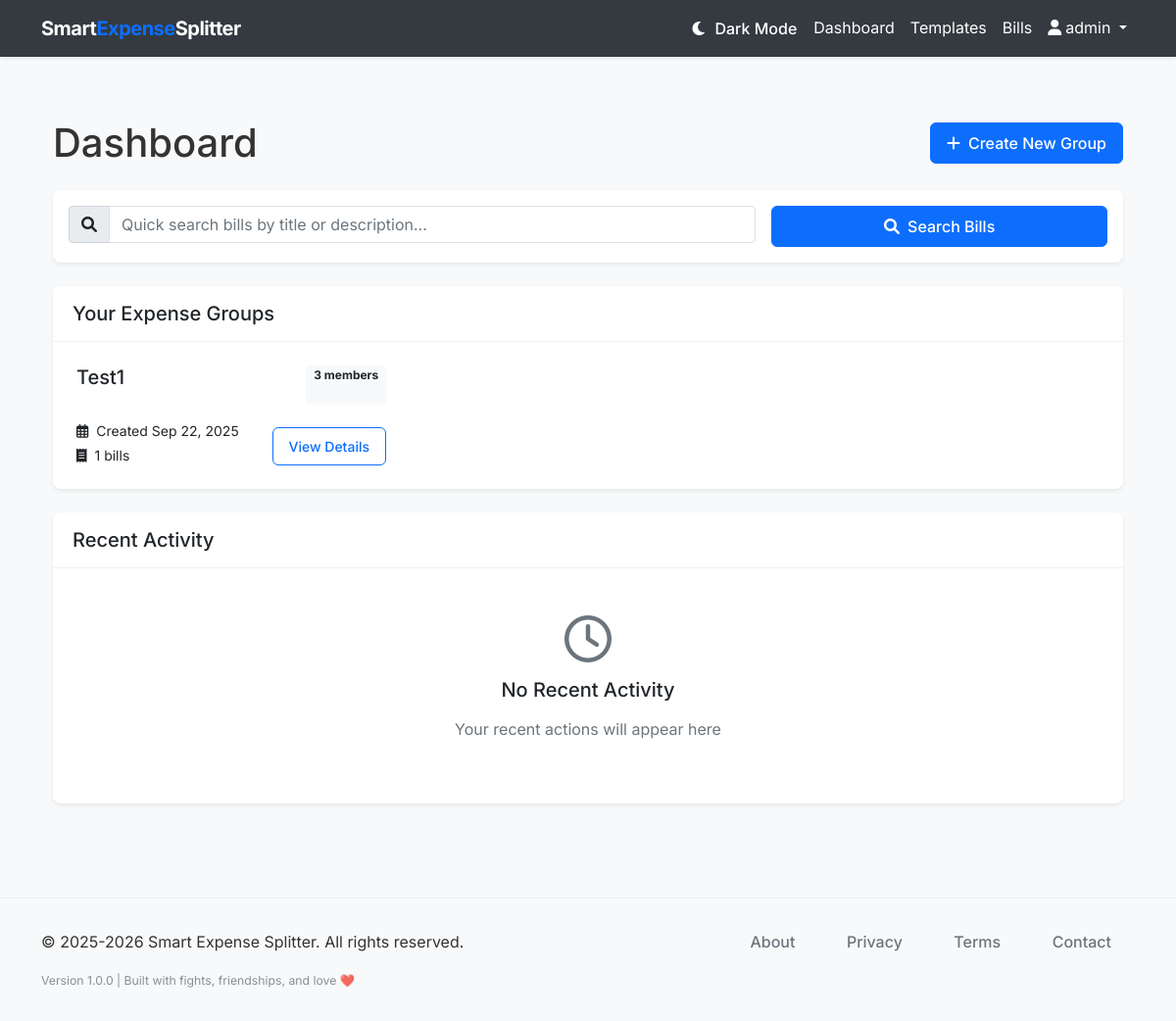
The app's page /dashboard (signed in) with its own data.
### models.py (models this page shows, shortened)
class User(db.Model, UserMixin):
    __tablename__ = 'users'
    id = db.Column(db.Integer, primary_key=True)
    username = db.Column(db.String(64), unique=True, nullable=False)
    email = db.Column(db.String(120), unique=True, nullable=False)
    password_hash = db.Column(db.String(128), nullable=False)
    created_at = db.Column(db.DateTime, default=datetime.utcnow)
    groups = db.relationship('Group', back_populates='user', cascade='all, delete-orphan')
    bill_templates = db.relationship('BillTemplate', back_populates='user', cascade='all, delete-orphan')

class Group(db.Model):
    __tablename__ = 'groups'
    id = db.Column(db.Integer, primary_key=True)
    name = db.Column(db.String(100), nullable=False)
    description = db.Column(db.String(255))
    created_at = db.Column(db.DateTime, default=datetime.utcnow)
    user_id = db.Column(db.Integer, db.ForeignKey('users.id'), nullable=False)
    user = db.relationship('User', back_populates='groups')
    members = db.relationship('Member', back_populates='group', cascade='all, delete-orphan')
    bills = db.relationship('Bill', back_populates='group', cascade='all, delete-orphan')

### routes.py (the view)
@app.route('/dashboard')
@login_required
def dashboard():
    groups = Group.query.filter_by(user_id=current_user.id).all()
    return render_template('dashboard.html', title='Dashboard', groups=groups)

### smart_expense_splitter.py (called while the page is built)
@login_manager.user_loader
def load_user(user_id):
    from models import User
    return User.query.get(int(user_id))

### templates/dashboard.html (shortened to what this page needs)
{% extends "layout.html" %}
{% block content %}
<div class="container py-4">
    <div class="d-flex justify-content-between align-items-center mb-4">
        <h1 class="mb-0">Dashboard</h1>
        <a href="{{ url_for('new_group') }}" class="btn btn-primary">
            <i class="fas fa-plus me-2"></i>Create New Group
        </a>
    </div>
    <div class="card border-0 shadow-sm mb-4">
        <div class="card-body">
            <form action="{{ url_for('bills') }}" method="GET" class="row g-3">
                <div class="col-md-8">
                    <div class="input-group">
                        <span class="input-group-text"><i class="fas fa-search"></i></span>
                        <input type="text" class="form-control" name="search" placeholder="Quick search bills by title or description...">
                    </div>
                </div>
                <div class="col-md-4">
                    <button type="submit" class="btn btn-primary w-100">
                        <i class="fas fa-search me-2"></i>Search Bills
                    </button>
                </div>
            </form>
        </div>
    </div>
    <div class="card border-0 shadow-sm mb-4">
        <div class="card-header bg-white py-3">
            <h2 class="h5 mb-0">Your Expense Groups</h2>
        </div>
        <div class="card-body p-0">
            {% if groups %}
            <div class="row g-0">
                {% for group in groups %}
                <div class="col-md-6 col-lg-4">
                    <div class="dashboard-group-card p-4 h-100">
                        <div class="d-flex justify-content-between">
                            <h3 class="h5 mb-3">{{ group.name }}</h3>
                            <span class="badge bg-light text-dark">{{ group.members|length }} members</span>
                        </div>
                        <div class="d-flex justify-content-between align-items-end">
                            <div>
                                <p class="small mb-1"><i class="far fa-calendar-alt me-2"></i>Created {{ group.created_at.strftime('%b %d, %Y') }}</p>
                                <p class="small mb-0"><i class="fas fa-receipt me-2"></i>{{ group.bills|length }} bills</p>
                            </div>
                            <a href="{{ url_for('group_detail', group_id=group.id) }}" class="btn btn-sm btn-outline-primary">
                                View Details
                            </a>
                        </div>
                    </div>
                </div>
                {% endfor %}
            </div>
            {% endif %}
        </div>
    </div>
    <div class="card border-0 shadow-sm">
        <div class="card-header bg-white py-3">
            <h2 class="h5 mb-0">Recent Activity</h2>
        </div>
        <div class="card-body p-0">
            {% if recent_activity %}
            <div class="list-group list-group-flush">
                {% for activity in recent_activity %}
                <div class="list-group-item py-3">
                    <div class="d-flex">
                        <div class="activity-icon me-3">
                            {% if activity.type == 'bill_added' %}
                            <i class="fas fa-receipt text-success"></i>
                            {% elif activity.type == 'member_added' %}
                            <i class="fas fa-user-plus text-primary"></i>
                            {% elif activity.type == 'group_created' %}
                            <i class="fas fa-users text-info"></i>
                            {% elif activity.type == 'product_added' %}
                            <i class="fas fa-shopping-cart text-warning"></i>
                            {% endif %}
                        </div>
                        <div>
                            <p class="mb-1">{{ activity.description }}</p>
                            <p class="small text-muted mb-0">
                                <i class="far fa-clock me-1"></i>{{ activity.timestamp.strftime('%b %d, %Y at %I:%M %p') }}
                            </p>
                        </div>
                    </div>
                </div>
                {% endfor %}
            </div>
            {% else %}
            <div class="text-center py-5">
                <div class="mb-3">
                    <i class="far fa-clock fa-3x text-muted"></i>
                </div>
                <h3 class="h5 mb-3">No Recent Activity</h3>
                <p class="text-muted">Your recent actions will appear here</p>
            </div>
            {% endif %}
        </div>
    </div>
</div>
{% endblock %}

### templates/layout.html (shortened to what this page needs)
<!DOCTYPE html>
<html lang="en">
<head>
    <link href="https://cdn.jsdelivr.net/npm/bootstrap@5.1.3/dist/css/bootstrap.min.css" rel="stylesheet">
    <link rel="stylesheet" href="https://cdnjs.cloudflare.com/ajax/libs/font-awesome/6.0.0/css/all.min.css">
    <link rel="stylesheet" href="{{ url_for('static', filename='css/style.css') }}">
</head>
<body>
    <nav class="navbar navbar-expand-lg navbar-light bg-white shadow-sm">
        <div class="container">
            <a class="navbar-brand" href="{{ url_for('index') }}">Smart<span>Expense</span>Splitter</a>
            <div class="collapse navbar-collapse" id="navbarNav">
                <ul class="navbar-nav ms-auto">
                    {% if current_user.is_authenticated %}
                    <li class="nav-item">
                        <button class="btn btn-link nav-link" id="darkModeToggle" title="Toggle Dark Mode">
                        </button>
                    </li>
                    <li class="nav-item">
                        <a class="nav-link" href="{{ url_for('dashboard') }}">Dashboard</a>
                    </li>
                    <li class="nav-item">
                                <a class="nav-link" href="{{ url_for('bill_templates') }}">Templates</a>
                            </li>
                            <li class="nav-item">
                                <a class="nav-link" href="{{ url_for('bills') }}">Bills</a>
                            </li>
                    <li class="nav-item dropdown">
                        <a class="nav-link dropdown-toggle" href="#" id="navbarDropdown" role="button" data-bs-toggle="dropdown" aria-expanded="false">
                            <i class="fas fa-user me-1"></i>{{ current_user.username }}
                        </a>
                    </li>
                    {% endif %}
                </ul>
            </div>
        </div>
    </nav>
    <main class="container py-4">
        {% block content %}{% endblock %}
    </main>
    <footer class="footer" role="contentinfo" aria-label="Site footer">
        <div class="container">
            <div class="row">
                <div class="col-md-6" role="region" aria-labelledby="copyright-heading">
                    <p class="mb-0" itemprop="copyrightNotice">&copy; 2025-2026 Smart Expense Splitter. All rights reserved.</p>
                </div>
                <div class="col-md-6 text-md-end" role="region" aria-labelledby="footer-nav-heading">
                    <nav class="footer-links" aria-label="Legal and company information">
                        <ul class="list-inline mb-0" role="list">
                            <li class="list-inline-item" role="listitem">
                                <a href="{{ url_for('about') }}" aria-label="Learn more about Smart Expense Splitter company and mission"
                                   class="text-decoration-none" rel="noopener noreferrer">About</a>
                            </li>
                            <li class="list-inline-item" role="listitem">
                                <a href="{{ url_for('privacy') }}" aria-label="Read our privacy policy and data protection practices"
                                   class="text-decoration-none" rel="noopener noreferrer">Privacy</a>
                            </li>
                            <li class="list-inline-item" role="listitem">
                                <a href="{{ url_for('terms') }}" aria-label="Review our terms of service and usage agreements"
                                   class="text-decoration-none" rel="noopener noreferrer">Terms</a>
                            </li>
                            <li class="list-inline-item" role="listitem">
                                <a href="{{ url_for('contact') }}" aria-label="Contact Smart Expense Splitter support team"
                                   class="text-decoration-none" rel="noopener noreferrer">Contact</a>
                            </li>
                        </ul>
                    </nav>
                </div>
            </div>
            <div class="row mt-3" role="region" aria-labelledby="footer-info-heading">
                <div class="col-12">
                    <div class="footer-info text-center text-md-start" aria-label="Application version and technical information">
                        <small class="text-muted" itemprop="version" aria-label="Application version 1.0.0">
                            Version 1.0.0 | Built with fights, friendships, and love ❤️
                        </small>
                    </div>
                </div>
            </div>
        </div>
    </footer>
</body>
</html>

### static/css/style.css (style rules this page uses)
body { font-family: 'Inter', -apple-system, BlinkMacSystemFont, 'Segoe UI', Roboto, Oxygen, Ubuntu, Cantarell, 'Open Sans', 'Helvetica Neue', sans-serif; color: #333; background-color: #f8f9fa; }
.navbar-brand { font-weight: 700; letter-spacing: -0.5px; }
.navbar-brand span { color: #0d6efd; }
.btn { border-radius: 0.375rem; padding: 0.5rem 1rem; font-weight: 500; }
.btn-primary { background-color: #0d6efd; border-color: #0d6efd; }
.card { border-radius: 0.5rem; overflow: hidden; }
.card-header { border-bottom: 1px solid rgba(0, 0, 0, 0.05); padding: 1rem 1.25rem; }
.footer { background-color: #f8f9fa; padding: 2rem 0; margin-top: 3rem; border-top: 1px solid rgba(0, 0, 0, 0.05); }
.footer-links a { color: #6c757d; margin-right: 1.5rem; text-decoration: none; transition: color 0.2s ease-in-out; font-weight: 500; }
.footer-info { font-size: 0.875rem; opacity: 0.8; }
.footer-links ul { margin: 0; padding: 0; }
.footer-links .list-inline-item:not(:last-child) { margin-right: 1.5rem; }

### templates/layout.html (style rules this page uses)
:root { --bg-primary: #ffffff; --bg-secondary: #f8f9fa; --bg-card: #ffffff; --text-primary: #212529; --text-secondary: #6c757d; --border-color: #dee2e6; --navbar-bg: #343a40; --navbar-text: #ffffff; }
body { background-color: var(--bg-primary); color: var(--text-primary); transition: background-color 0.3s ease, color 0.3s ease; }
.navbar { background-color: var(--navbar-bg) !important; }
.navbar-brand, .navbar-nav .nav-link { color: var(--navbar-text) !important; }
.card { background-color: var(--bg-card); border-color: var(--border-color); color: var(--text-primary); }
.bg-light { background-color: var(--bg-secondary) !important; }
.form-control, .form-select { background-color: var(--bg-card); border-color: var(--border-color); color: var(--text-primary); }

### records on screen
User: username "admin"
Group: name "Test1", members|length "3", created_at "Sep 22, 2025", bills|length "1"
